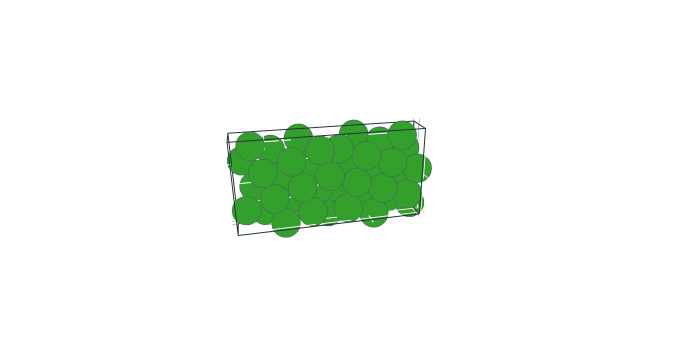

The cell this chart's notebook holds for it:
### Code cell
sys = System.create.defect.grain_boundary(axis=[0,0,1], 
                        sigma=5, 
                        gb_plane=[3, -1, 0],
                        element='Fe')
sys.show.all()

### Figure 1 — Plotly figure (JSON) as saved in the notebook; plotly's stock layout.template omitted (floating-point values rounded to 4 significant figures)
{"data": [{"line": {"color": "#263238", "width": 2}, "mode": "lines", "name": "lines", "showlegend": false, "type": "scatter3d", "x": [0, 18.15, 18.15, 0, 0], "y": [0, 0, 2.87, 2.87, 0], "z": [0, 0, 0, 0, 0]}, {"line": {"color": "#263238", "width": 2}, "mode": "lines", "name": "lines", "showlegend": false, "type": "scatter3d", "x": [0, 18.15, 18.15, 0, 0], "y": [0, 0, 2.87, 2.87, 0], "z": [9.076, 9.076, 9.076, 9.076, 9.076]}, {"line": {"color": "#263238", "width": 2}, "mode": "lines", "name": "lines", "showlegend": false, "type": "scatter3d", "x": [0, 18.15, 18.15, 0, 0], "y": [0, 0, 0, 0, 0], "z": [0, 0, 9.076, 9.076, 0]}, {"line": {"color": "#263238", "width": 2}, "mode": "lines", "name": "lines", "showlegend": false, "type": "scatter3d", "x": [0, 18.15, 18.15, 0, 0], "y": [2.87, 2.87, 2.87, 2.87, 2.87], "z": [0, 0, 9.076, 9.076, 0]}, {"line": {"color": "#263238", "width": 2}, "mode": "lines", "name": "lines", "showlegend": false, "type": "scatter3d", "x": [0, 0, 0, 0, 0], "y": [0, 2.87, 2.87, 0, 0], "z": [0, 0, 9.076, 9.076, 0]}, {"line": {"color": "#263238", "width": 2}, "mode": "lines", "name": "lines", "showlegend": false, "type": "scatter3d", "x": [18.15, 18.15, 18.15, 18.15, 18.15], "y": [0, 2.87, 2.87, 0, 0], "z": [0, 0, 9.076, 9.076, 0]}, {"marker": {"color": "#33a02c", "line": {"color": "#455A64", "width": 0.5}, "opacity": 1, "size": 10, "sizemode": "diameter", "sizeref": 750}, "mode": "markers", "opacity": 1, "type": "scatter3d", "x": [9.983, 9.076, 11.8, 12.71, 10.89, 11.8, 9.983, 10.89, 9.076, 16.34, 14.52, 15.43, 13.61, 14.52, 12.71, 13.61, 17.24, 16.34, 17.24, 15.43, -4.683e-09, 0.9076, -4.683e-09, 1.815, 0.9076, 2.723, 1.815, 3.63, 2.723, 4.538, 3.63, 5.445, 4.538, 6.353, 5.445, 7.261, 6.353, 8.168, 7.261, 8.168], "y": [1.435, 1.435, 0, 1.435, 0, 1.435, 0, 1.435, 0, 1.435, 0, 1.435, 0, 1.435, 0, 1.435, 0, 0, 1.435, 0, 1.435, 1.435, 0, 1.435, 0, 1.435, 0, 1.435, 0, 1.435, 0, 1.435, 0, 1.435, 0, 1.435, 0, 1.435, 0, 0], "z": [7.261, 4.538, 8.168, 6.353, 5.445, 3.63, 2.723, 0.9076, 0, 8.168, 7.261, 5.445, 4.538, 2.723, 1.815, 0, 6.353, 3.63, 1.815, 0.9076, 4.538, 1.815, 0, 8.168, 6.353, 5.445, 3.63, 2.723, 0.9076, 0, 7.261, 6.353, 4.538, 3.63, 1.815, 0.9076, 8.168, 7.261, 5.445, 2.723]}], "layout": {"height": 360, "margin": {"b": 10, "l": 10, "r": 10, "t": 10}, "scene": {"aspectmode": "data", "aspectratio": {"x": 2.33, "y": 0.3684, "z": 1.165}, "camera": {"center": {"x": -0.2429, "y": 0.01799, "z": -0.06787}, "eye": {"x": 0.8551, "y": 4.395, "z": 1.807}, "projection": {"type": "perspective"}, "up": {"x": 0, "y": 0, "z": 1}}, "xaxis": {"showbackground": false, "showticklabels": false, "title": {"text": ""}, "type": "linear", "zerolinecolor": "#455A64"}, "yaxis": {"showbackground": false, "showticklabels": false, "title": {"text": ""}, "type": "linear", "zerolinecolor": "#455A64"}, "zaxis": {"showbackground": false, "showticklabels": false, "title": {"text": ""}, "type": "linear", "zerolinecolor": "#455A64"}}, "showlegend": false, "width": 700}}
